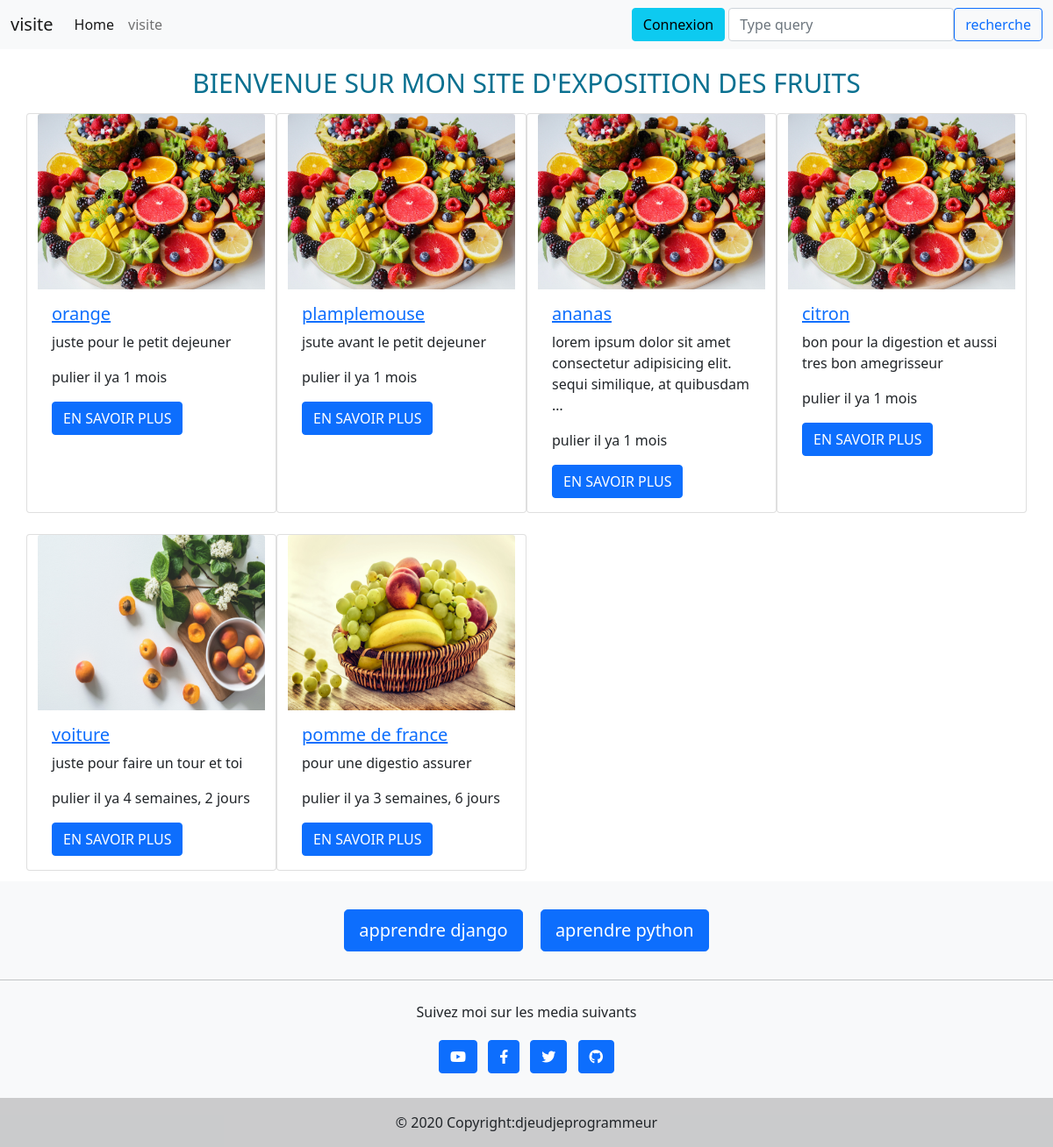
/home/, run on the app's committed database.
### ventehabbi/models.py (models this page shows, shortened)
class Article(models.Model):
    title= models.CharField(max_length=30)
    desc= models.TextField()
    category =models.ForeignKey(Category,on_delete=models.CASCADE)
    image=models.ImageField()
    user =models.ForeignKey(User ,on_delete=models.CASCADE,null=True)
    create_at=models.DateTimeField(auto_now_add=True)
    update_at=models.DateTimeField(auto_now=True)
    class Meta():
        verbose_name= ('Article')
        verbose_name_plural=('Articles')

### ventehabbi/views.py (the view)
# urls.py: 2. Add a URL to urlpatterns:  path('', views.home, name='home')
def home(request):
    article =Article.objects.all()
    if request.method =="GET":
        name=request.GET.get('recherche')
        if name is not None:
         article =Article.objects.filter(title__icontains=name)
    context={
        'articles':article,
        'message':'bienvenue sur mon site d\'exposition des fruits'
    }
    return render(request,'index.html',context)

### ventehabbi/templates/index.html (shortened to what this page needs)
{% extends "base.html" %}
{% block content %}
    <div class="container text-center mt-3 " style="color:#097090;font-size:30px;text-transform:uppercase;">{{message}}</div>
    <div class="container">
    <div class="row">
         {% for list in articles %}
    <div class="card col-3 ml-1" style="margin-top:12px;margin-bottom:12px;">
       <a href=""><img src="{{list.image.url}}"
        class="card-img-top" alt="Fissure in Sandstone" style="height:200px;"/></a>
        <div class="card-body">
         <a href=""><h5 class="card-title">{{list.title}}</h5></a>
          <p class="card-text" style="text-transform:lowercase;">{{list.desc|truncatewords:12}}</p>
          <p class="card-text"> pulier il ya {{list.create_at|timesince}}</p>
          <a href="" class="btn btn-primary">EN SAVOIR PLUS</a>
        </div>
    </div>
    {% endfor %}
    </div>
</div>
 {% endblock %}

### ventehabbi/templates/base.html (shortened to what this page needs)
<!DOCTYPE html>
{% load static %}
<html lang="en">
<head>
    <link rel="stylesheet" href="{% static 'css/boostrap.css' %}">
    <link rel="stylesheet" href="{% static 'css/style1.css' %}">
    <link rel="stylesheet" href="{% static 'css/fontawesome.css' %}">
    <link rel="stylesheet" href="https://cdnjs.cloudflare.com/ajax/libs/font-awesome/6.2.1/css/all.min.css"
 />
</head>
<body>
  {% include 'nav_log.html' %}
{% block content %}
{% endblock %}
{% include 'footer.html' %}
</body>
</html>

### ventehabbi/templates/nav_log.html (shortened to what this page needs)
<nav class="navbar navbar-expand-lg navbar-light bg-light">
    <div class="container-fluid">
      <div class="collapse navbar-collapse" id="navbarTogglerDemo01">
        <a class="navbar-brand" href="{% url 'kevin' %}">visite</a>
        <ul class="navbar-nav me-auto mb-2 mb-lg-0">
          <li class="nav-item">
            <a class="nav-link active" aria-current="page" href="{% url 'kevin' %}">Home</a>
          </li>
          <li class="nav-item">
            <a class="nav-link" href="#">visite</a>
          </li>
        </ul>
        {% if user.is_authenticated %}
        <a href="{% url 'lagouts' %}" class="btn btn-info ms-1 " style="text-transform:capitalize;">deconnexion</a>
        {% else %}
        <a href="{% url 'login' %}" class="btn btn-info ms-1" style="text-transform:capitalize;">connexion</a>
        {% endif %}
        <form class="d-flex w-auto  ms-1">
          <input
            type="search"
            class="form-control ml-10"
            placeholder="Type query"
            aria-label="Search" name='recherche' aria-placeholder="entrer le titre de votre recherche"
          />
        <button
        class="btn btn-outline-primary ml-2 "
        type="submit"
        data-mdb-ripple-color="dark"
        >
            recherche
          </button>
        </form>
      </div>
    </div>
  </nav>

### ventehabbi/templates/footer.html (shortened to what this page needs)
<footer class="bg-light text-lg-start">
  <div class="py-4 text-center">
   <a role="button" class="btn btn-primary btn-lg m-2"
     href="#!" rel="nofollow" target="_blank">
     apprendre django
   </a>
   <a role="button" class="btn btn-primary btn-lg m-2" href="#!">
     aprendre python
   </a>
  </div>
  <hr class="m-0" />
  <div class="text-center py-4 align-items-center">
   <p>Suivez moi sur les media suivants </p>
   <a href="#" class="btn btn-primary m-1" role="button"
     rel="nofollow" target="_blank">
     <i class="fab fa-youtube"></i>
   </a>
   <a href="#" class="btn btn-primary m-1" role="button" rel="nofollow"
     target="_blank">
     <i class="fab fa-facebook-f"></i>
   </a>
   <a href="#" class="btn btn-primary m-1" role="button" rel="nofollow"
     target="_blank">
     <i class="fab fa-twitter"></i>
   </a>
   <a href="#" class="btn btn-primary m-1" role="button" rel="nofollow"
     target="_blank">
     <i class="fab fa-github"></i>
   </a>
  </div>
  <div class="text-center p-3" style="background-color: rgba(20, 20, 20, 0.2);">
   © 2020 Copyright:djeudjeprogrammeur
  </div>
  </footer>

### data on the page
Article: image (picture), title "orange", desc "juste pour le petit dejeuner", create_at "1 mois"
Article: image (picture), title "plamplemouse", desc "jsute avant le petit dejeuner", create_at "1 mois"
Article: image (picture), title "ananas", desc "lorem ipsum dolor sit amet consectetur adipisicing elit. sequi similique, at quibusdam …", create_at "1 mois"
Article: image (picture), title "citron", desc "bon pour la digestion et aussi tres bon amegrisseur", create_at "1 mois"
Article: image (picture), title "voiture", desc "juste pour faire un tour et toi", create_at "4 semaines, 2 jours"
Article: image (picture), title "pomme de france", desc "pour une digestio assurer", create_at "3 semaines, 6 jours"

### other printed values
{{ message }} "BIENVENUE SUR MON SITE D'EXPOSITION DES FRUITS"
